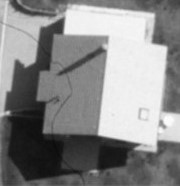
#> input picture assignments/image_processing/Assignment_2/example/house.jpg, 180 x 186 px
$ jupyter execute --allow-errors 'Assignment 2 - Image filters.ipynb'   (shell and % lines are left out)
#> lines starting #> are read from the running program, lines starting #| are printed output that depends on the picture
# Assignment 2 - Image filters

Prepared by: Yu Feng, Chuan Chen, Yi Zhang (Chair of Cartography and Visual Analytics, TUM)

Contact: y.feng@tum.de, chuan.chen@tum.de

### Dependencies
Please run the following block first if you have installed the necessary dependencies.

### Import the 3rd party libraries

[cell 1]
# Numpy offers comprehensive mathematical functions in Python
import numpy as np

# OpenCV provides a optimized tools for Computer Vision.
import cv2 as cv

# Matplotlib is a library for creating visualizations in Python.
from matplotlib import pyplot as plt

#Scikit-image offers a random noise method
from skimage.util import random_noise

### Definition

- __I__: Image to convolve.
- __H__: filter matrix to convolve the image with.
- __J__: Result of the convolution.

The following graphics shows exemplary the mathematical operations of the convolution. The filter matrix __H__ is shifted over the input image __I__. The values 'under' the filter matrix are multiplicated with the corresponding values in __H__, summed up and writen to the result __J__. The target position is usually the position under the center of __H__.

At the image boundaries, the filter mask will be outside the image. So we need to extend the image boundaries, which is called "padding".

### Task 1: Convolution
In this task you will realize padding and convolution:

Steps:
1. padding the given src_img using different image boundaries (zero, wrap, clamp, mirror), padding width = 20
2. convolve the given kernel with src_mat

Variables:
1. `zero_padding` : extended image using zero padding
2. `wrap_padding` : extended image using wrap padding
3. `clamp_padding` : extended image using clamp padding
4. `mirror_padding` : extended image using mirror padding
5. `conv_mat` : convolution result

Hints:
1. Function [cv.copyMakeBorder](https://docs.opencv.org/3.4/d2/de8/group__core__array.html#ga2ac1049c2c3dd25c2b41bffe17658a36) to padding
2. Function [cv.filter2D](https://docs.opencv.org/4.x/d4/d86/group__imgproc__filter.html#ga27c049795ce870216ddfb366086b5a04) to convolve a kernel with an image. Notice that `cv.filter2D` will automatically create padding according to `borderType`(See Hint 3), you don't need to do padding before you call.
2. The 7th parameter of `cv.filter2D` is `borderType` defines the padding methods, seeing [BorderTypes](https://docs.opencv.org/4.x/d2/de8/group__core__array.html#ga209f2f4869e304c82d07739337eae7c5) to know about basic type of padding in OpenCV, default as `BORDER_CONSTANT`

#### Quiz 1:

__Which borderTypes will provide continous grey values at the border? and which may have strong grey value changes?__

Your answer:

[cell 2]
src_img = cv.imread('example/house.jpg',cv.IMREAD_GRAYSCALE)
#> src_img is the input picture: shape (186, 180); min 11, max 255, mean 136

kernel =  np.array([[1,3,1],[-2,-1,-2],[1,3,1]])

### BEGIN SOLUTION

### END SOLUTION

plt.figure(figsize=(16, 8), dpi=96)
plt.subplot(1,6,1)
plt.title("src img")
plt.imshow(src_img, cmap='gray')
plt.axis ('off')
plt.subplot(1,6,2)
plt.title("zero padding")
#> (the rest of this cell did not finish here and is left out)

[cell 3]
def public_test1():
    try:
        zero_padding
    except NameError:
        print("[Error] Variable zero_padding is not defined")
        return False

    try:
        wrap_padding
    except NameError:
        print("[Error] Variable wrap_padding is not defined")
        return False

    try:
        clamp_padding
    except NameError:
        print("[Error] Variable clamp_padding is not defined")
        return False

    try:
        mirror_padding
    except NameError:
        print("[Error] Variable mirror_padding is not defined")
        return False

    try:
        conv_mat
    except NameError:
        print("[Error] Variable conv_mat is not defined")
        return False
    return True

#> (the rest of this cell did not finish here and is left out)

### Task 2: BOX Filter, Gaussian Filter and median Filter
In this task you will create kernels of different filters and apply it on the given images:

Steps:
1. create the kernel of 5x5 box filter and apply it on `gaussian_noise_img`
2. create the kernel of 5x5 gaussian filter (sigma: 1.1) and apply it on `saltNpepper_noise_img`
3. apply 5x5 median filter on the given salt_img

Variables:
1. `box_kernel` : kernel of box filter
2. `gaussian_kernel` : kernel of gaussian filter
3. `box_result` : convolution result using box filter
4. `gaussian_result` : convolution result using gaussian filter
5. `median_result` : convolution result using median filter

Hints:
1. Function [cv.getGaussianKernel](https://docs.opencv.org/4.x/d4/d86/group__imgproc__filter.html#gac05a120c1ae92a6060dd0db190a61afa) to create gaussian kernel
2. Function [cv.sepFilter2D](https://docs.opencv.org/4.x/d4/d86/group__imgproc__filter.html#ga910e29ff7d7b105057d1625a4bf6318d) to apply gaussian filter
3. Function [cv.medianBlur](https://docs.opencv.org/4.x/d4/d86/group__imgproc__filter.html#ga564869aa33e58769b4469101aac458f9) to use median filter

#### Quiz 2:

__Please try to characterize the images after applying different filters.__

Your answer:

[cell 4]
gaussian_noise_img = (255*random_noise(src_img,mode='gaussian')).astype(np.uint8)
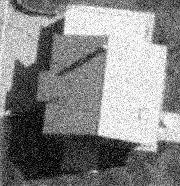
#> gaussian_noise_img: shape (186, 180); min 0, max 255, mean 134.7
saltNpepper_noise_img = (255*random_noise(src_img,mode='s&p')).astype(np.uint8)
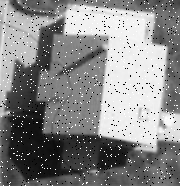
#> saltNpepper_noise_img: shape (186, 180); min 0, max 255, mean 135.5

### BEGIN SOLUTION

### END SOLUTION
plt.figure(figsize=(4, 7), dpi=109)
plt.subplot(3,2,1)
plt.imshow(gaussian_noise_img,cmap='gray')
plt.title("gaussian noise")
plt.axis ('off')
plt.subplot(3,2,2)
#> (the rest of this cell did not finish here and is left out)
